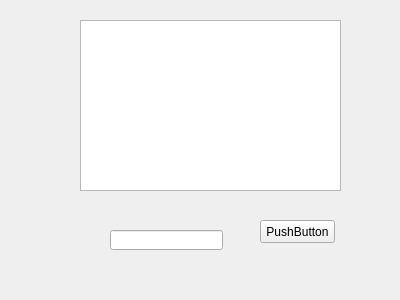
<?xml version="1.0" encoding="UTF-8"?>
<ui version="4.0">
 <class>serverforward</class>
 <widget class="QWidget" name="serverforward">
  <property name="geometry">
   <rect>
    <x>0</x>
    <y>0</y>
    <width>400</width>
    <height>300</height>
   </rect>
  </property>
  <property name="windowTitle">
   <string>Form</string>
  </property>
  <widget class="QTextBrowser" name="textBrowser">
   <property name="geometry">
    <rect>
     <x>80</x>
     <y>20</y>
     <width>261</width>
     <height>171</height>
    </rect>
   </property>
  </widget>
  <widget class="QPushButton" name="pushButton">
   <property name="geometry">
    <rect>
     <x>260</x>
     <y>220</y>
     <width>75</width>
     <height>23</height>
    </rect>
   </property>
   <property name="text">
    <string>PushButton</string>
   </property>
  </widget>
  <widget class="QLineEdit" name="lineEdit">
   <property name="geometry">
    <rect>
     <x>110</x>
     <y>230</y>
     <width>113</width>
     <height>20</height>
    </rect>
   </property>
  </widget>
 </widget>
 <resources/>
 <connections/>
</ui>
